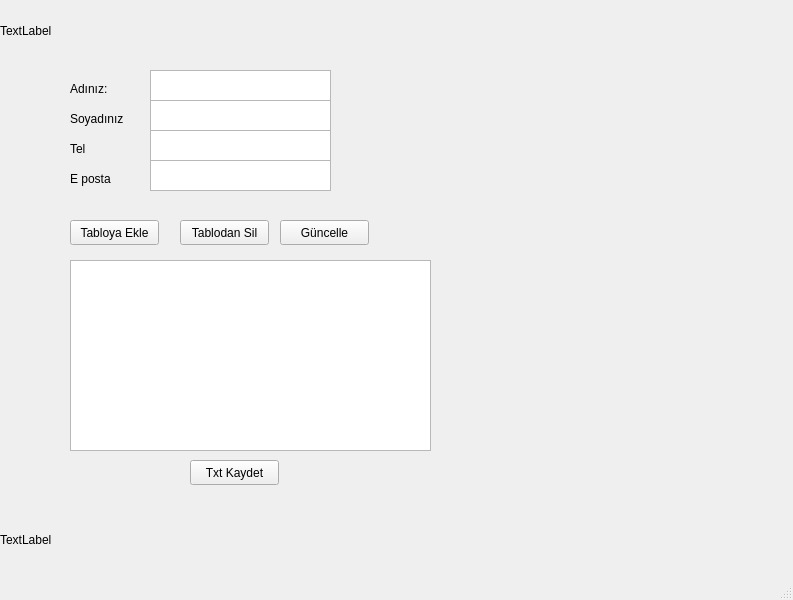
<?xml version="1.0" encoding="UTF-8"?>
<ui version="4.0">
 <class>MainWindow</class>
 <widget class="QMainWindow" name="MainWindow">
  <property name="geometry">
   <rect>
    <x>0</x>
    <y>0</y>
    <width>793</width>
    <height>600</height>
   </rect>
  </property>
  <property name="windowTitle">
   <string>MainWindow</string>
  </property>
  <widget class="QWidget" name="centralwidget">
   <widget class="QWidget" name="verticalLayoutWidget">
    <property name="geometry">
     <rect>
      <x>0</x>
      <y>0</y>
      <width>801</width>
      <height>61</height>
     </rect>
    </property>
    <layout class="QVBoxLayout" name="verticalLayout">
     <item>
      <widget class="QLabel" name="label">
       <property name="text">
        <string>TextLabel</string>
       </property>
      </widget>
     </item>
    </layout>
   </widget>
   <widget class="QWidget" name="verticalLayoutWidget_2">
    <property name="geometry">
     <rect>
      <x>0</x>
      <y>500</y>
      <width>801</width>
      <height>80</height>
     </rect>
    </property>
    <layout class="QVBoxLayout" name="verticalLayout_2">
     <item>
      <widget class="QLabel" name="label_2">
       <property name="text">
        <string>TextLabel</string>
       </property>
      </widget>
     </item>
    </layout>
   </widget>
   <widget class="QLabel" name="label_3">
    <property name="geometry">
     <rect>
      <x>70</x>
      <y>80</y>
      <width>67</width>
      <height>17</height>
     </rect>
    </property>
    <property name="text">
     <string>Adınız:</string>
    </property>
   </widget>
   <widget class="QTextEdit" name="textEdit">
    <property name="geometry">
     <rect>
      <x>150</x>
      <y>70</y>
      <width>181</width>
      <height>31</height>
     </rect>
    </property>
   </widget>
   <widget class="QPushButton" name="pushButton">
    <property name="geometry">
     <rect>
      <x>190</x>
      <y>460</y>
      <width>89</width>
      <height>25</height>
     </rect>
    </property>
    <property name="text">
     <string>Txt Kaydet</string>
    </property>
   </widget>
   <widget class="QLabel" name="label_4">
    <property name="geometry">
     <rect>
      <x>70</x>
      <y>110</y>
      <width>67</width>
      <height>17</height>
     </rect>
    </property>
    <property name="text">
     <string>Soyadınız</string>
    </property>
   </widget>
   <widget class="QTextEdit" name="textEdit_2">
    <property name="geometry">
     <rect>
      <x>150</x>
      <y>100</y>
      <width>181</width>
      <height>31</height>
     </rect>
    </property>
   </widget>
   <widget class="QLabel" name="label_5">
    <property name="geometry">
     <rect>
      <x>70</x>
      <y>140</y>
      <width>67</width>
      <height>17</height>
     </rect>
    </property>
    <property name="text">
     <string>Tel</string>
    </property>
   </widget>
   <widget class="QTextEdit" name="textEdit_3">
    <property name="geometry">
     <rect>
      <x>150</x>
      <y>130</y>
      <width>181</width>
      <height>31</height>
     </rect>
    </property>
   </widget>
   <widget class="QLabel" name="label_6">
    <property name="geometry">
     <rect>
      <x>70</x>
      <y>170</y>
      <width>67</width>
      <height>17</height>
     </rect>
    </property>
    <property name="text">
     <string>E posta</string>
    </property>
   </widget>
   <widget class="QTextEdit" name="textEdit_4">
    <property name="geometry">
     <rect>
      <x>150</x>
      <y>160</y>
      <width>181</width>
      <height>31</height>
     </rect>
    </property>
   </widget>
   <widget class="QTableView" name="tableView">
    <property name="geometry">
     <rect>
      <x>70</x>
      <y>260</y>
      <width>361</width>
      <height>191</height>
     </rect>
    </property>
    <property name="selectionBehavior">
     <enum>QAbstractItemView::SelectRows</enum>
    </property>
   </widget>
   <widget class="QPushButton" name="pushButton_2">
    <property name="geometry">
     <rect>
      <x>70</x>
      <y>220</y>
      <width>89</width>
      <height>25</height>
     </rect>
    </property>
    <property name="text">
     <string>Tabloya Ekle</string>
    </property>
   </widget>
   <widget class="QPushButton" name="pushButton_3">
    <property name="geometry">
     <rect>
      <x>180</x>
      <y>220</y>
      <width>89</width>
      <height>25</height>
     </rect>
    </property>
    <property name="text">
     <string>Tablodan Sil</string>
    </property>
   </widget>
   <widget class="QPushButton" name="pushButton_4">
    <property name="geometry">
     <rect>
      <x>280</x>
      <y>220</y>
      <width>89</width>
      <height>25</height>
     </rect>
    </property>
    <property name="text">
     <string>Güncelle</string>
    </property>
   </widget>
  </widget>
  <widget class="QMenuBar" name="menubar">
   <property name="geometry">
    <rect>
     <x>0</x>
     <y>0</y>
     <width>793</width>
     <height>22</height>
    </rect>
   </property>
  </widget>
  <widget class="QStatusBar" name="statusbar"/>
 </widget>
 <resources/>
 <connections/>
</ui>
